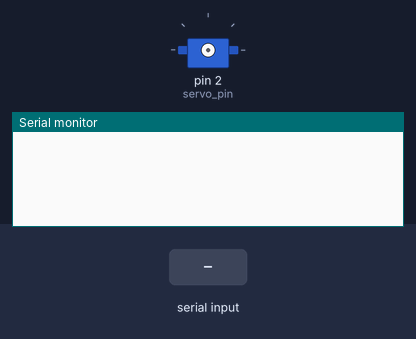
Recording of a sketch running on a simulated Arduino Uno, built with avr-gcc and run on an emulated ATmega328P. On the bench: servo, the last lines printed to the serial monitor. Wiring (inferred from the names in the program): servo: signal pin 2. The test bench sets the inputs (shaded band). Servo pulses on a pin are drawn as a servo (544–2400 µs = 0–180°).

Above: at 1.2 s.
1.3 s: "30,150\n" received over Serial
At 3.5 s:
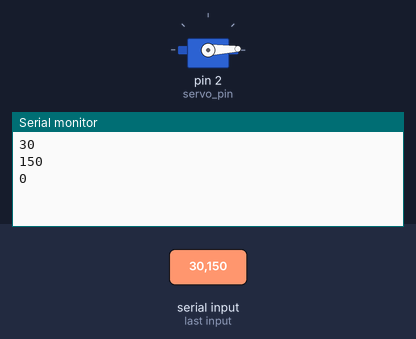
3.8 s: "90,45\n" received over Serial
At 4.2 s:
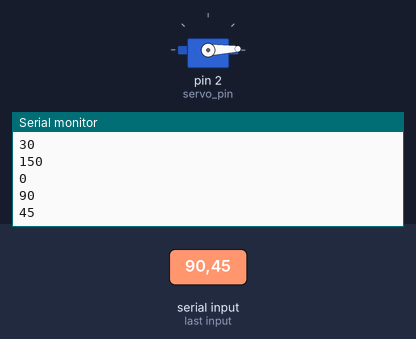
Timing chart, 0 to 6.8 s (numbered marks = the images above; inputs shaded):
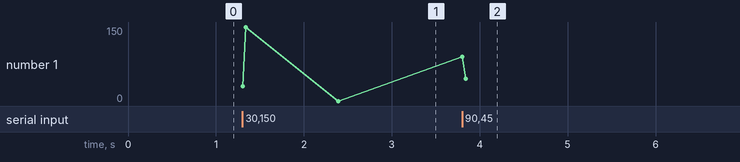

Measured:
- after the input at 1.3 s, the serial monitor: prints a new line at once (image 1)
- after the input at 3.8 s, the serial monitor: prints a new line at once (image 2)
- plotted number 1: 0 → 45 after the input at 3.8 s

The sketch:

Servo_Motor_without_Library.ino
```cpp
int servo_pin=2;
int value=0,pulse_width=0;
int zero_degree_pulse=1000; //The length of duty cycle in microseconds for 0 degree rotation
int full_pulse=2000; //The length of duty cycle in microseconds for 180 degree rotation
void setup() {
  pinMode(2,OUTPUT);
  Serial.begin(9600);

}

void loop() {
  if(Serial.available()>0){
    value=Serial.parseInt();
    Serial.println(value);
    pulse_width=(full_pulse-zero_degree_pulse/180)*value +zero_degree_pulse;//the pulse width for each degree is found and then multiplied with the entered angle
    digitalWrite(servo_pin,HIGH);
    delayMicroseconds(pulse_width);
    digitalWrite(servo_pin,LOW);
    delay(20-(pulse_width/1000));
  }

}
```
